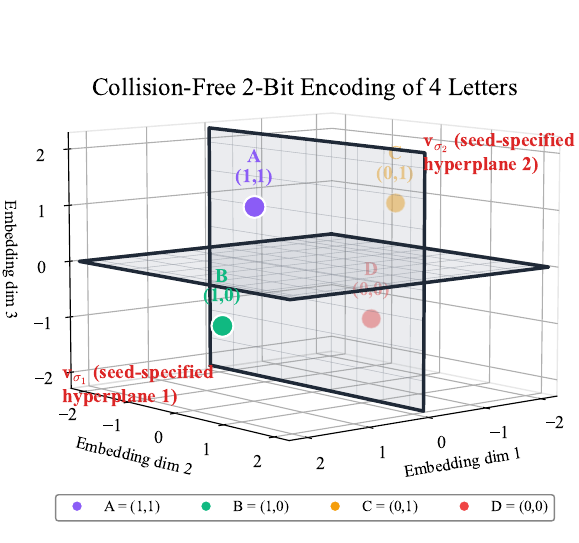

Generate this figure with Python:
"""
Visualization of hyperplane-based encoding for steganography.

Shows how 2 hyperplanes partition embedding space into 4 regions,
each encoding a different letter (A, B, C, D) with 2 bits.
"""

import numpy as np
import matplotlib.pyplot as plt
from mpl_toolkits.mplot3d import Axes3D  # noqa: F401
from matplotlib import rcParams

# --- Professional styling ---
rcParams["font.family"] = "serif"
rcParams["font.serif"] = ["Times New Roman", "DejaVu Serif", "Liberation Serif"]
rcParams["mathtext.fontset"] = "cm"
rcParams["axes.labelsize"] = 18
rcParams["axes.titlesize"] = 20
rcParams["legend.fontsize"] = 14
rcParams["xtick.labelsize"] = 13
rcParams["ytick.labelsize"] = 13

# Distinct colors for each letter (matching bucketing visualization style)
LETTER_COLORS = {
    "A": "#8B5CF6",  # Purple (in front of both)
    "B": "#10B981",  # Teal (in front of horizontal, behind vertical)
    "C": "#F59E0B",  # Amber (behind horizontal, in front of vertical)
    "D": "#EF4444",  # Red (behind both)
}
PLANE_COLOR = "#9CA3AF"  # Light gray (same as bucketing)
EDGE_COLOR = "#1F2937"   # Dark edge
ARROW_COLOR = "#DC2626"  # Red (same as bucketing)
PLANE_ALPHA = 0.2


def create_hyperplane_encoding_visualization(
    seed: int = 42,
    save_path: str = "hyperplane_encoding.png",
    dpi: int = 300,
):
    """
    Create a 3D visualization showing 2 hyperplanes encoding 4 letters.

    Args:
        seed: Random seed for reproducibility
        save_path: Output file path
        dpi: Resolution for saved figure
    """
    # Horizontal plane: z=0
    # Vertical plane: x=0
    # Points positioned so depth ordering is clear from view angle

    # A: x>0, z>0 (in front of both) - closest to viewer
    # B: x>0, z<0 (behind horizontal)
    # C: x<0, z>0 (behind vertical)
    # D: x<0, z<0 (behind both) - furthest from viewer

    points = {
        "D": {"pos": np.array([-1.3, -0.3, -1.2]), "bits": "(0,0)", "zorder": 1, "alpha": 0.5},
        "B": {"pos": np.array([1.2, -0.4, -1.0]), "bits": "(1,0)", "zorder": 100, "alpha": 1.0},
        "C": {"pos": np.array([-1.2, 0.3, 1.0]), "bits": "(0,1)", "zorder": 1, "alpha": 0.5},
        "A": {"pos": np.array([1.3, 0.4, 1.2]), "bits": "(1,1)", "zorder": 100, "alpha": 1.0},
    }

    # --- Create figure (same size as bucketing) ---
    fig = plt.figure(figsize=(6, 5.5))
    ax = fig.add_subplot(111, projection="3d")
    ax.computed_zorder = False

    # Plot "covered" points first (D and C - behind the vertical plane)
    for letter in ["D", "C"]:
        data = points[letter]
        pos = data["pos"]
        bits = data["bits"]
        color = LETTER_COLORS[letter]
        ax.scatter(
            [pos[0]], [pos[1]], [pos[2]],
            s=200, c=color, edgecolors="white", linewidths=1.0,
            alpha=data["alpha"], zorder=data["zorder"], depthshade=False
        )
        ax.text(
            pos[0], pos[1], pos[2] + 0.35,
            f"{letter}\n{bits}",
            fontsize=14, ha="center", va="bottom",
            fontweight="bold", color=color, alpha=data["alpha"],
            zorder=data["zorder"] + 1
        )

    # --- Draw horizontal plane (z=0) ---
    plane_range = 2.2
    grid_n = 18
    x_vals = np.linspace(-plane_range, plane_range, grid_n)
    y_vals = np.linspace(-plane_range, plane_range, grid_n)
    X_h, Y_h = np.meshgrid(x_vals, y_vals)
    Z_h = np.zeros_like(X_h)

    ax.plot_surface(
        X_h, Y_h, Z_h,
        alpha=PLANE_ALPHA, color=PLANE_COLOR,
        edgecolor="#6B7280",
        linewidth=0.4,
        rstride=2, cstride=2,
        shade=False,
        zorder=10,
    )

    # Horizontal plane border
    corners_h = [
        [-plane_range, -plane_range, 0],
        [plane_range, -plane_range, 0],
        [plane_range, plane_range, 0],
        [-plane_range, plane_range, 0],
        [-plane_range, -plane_range, 0],
    ]
    ax.plot(
        [c[0] for c in corners_h],
        [c[1] for c in corners_h],
        [c[2] for c in corners_h],
        color=EDGE_COLOR, linewidth=2.5, zorder=11
    )

    # --- Draw vertical plane (x=0) ---
    y_vals_v = np.linspace(-plane_range, plane_range, grid_n)
    z_vals_v = np.linspace(-plane_range, plane_range, grid_n)
    Y_v, Z_v = np.meshgrid(y_vals_v, z_vals_v)
    X_v = np.zeros_like(Y_v)

    ax.plot_surface(
        X_v, Y_v, Z_v,
        alpha=PLANE_ALPHA, color=PLANE_COLOR,
        edgecolor="#6B7280",
        linewidth=0.4,
        rstride=2, cstride=2,
        shade=False,
        zorder=10,
    )

    # Vertical plane border
    corners_v = [
        [0, -plane_range, -plane_range],
        [0, plane_range, -plane_range],
        [0, plane_range, plane_range],
        [0, -plane_range, plane_range],
        [0, -plane_range, -plane_range],
    ]
    ax.plot(
        [c[0] for c in corners_v],
        [c[1] for c in corners_v],
        [c[2] for c in corners_v],
        color=EDGE_COLOR, linewidth=2.5, zorder=11
    )

    # --- Add text labels for the seed-specified hyperplanes ---
    # Label for hyperplane 1 (bottom left corner of vertical plane)
    ax.text2D(
        0.05, 0.25,
        r"$\mathbf{v}_{\sigma_1}$" + " (seed-specified\nhyperplane 1)",
        fontsize=14, ha="left", va="bottom", color=ARROW_COLOR,
        fontweight="bold", transform=ax.transAxes,
        zorder=10000
    )

    # Label for hyperplane 2 (top right corner of vertical plane)
    ax.text2D(
        0.72, 0.68,
        r"$\mathbf{v}_{\sigma_2}$" + " (seed-specified\nhyperplane 2)",
        fontsize=14, ha="left", va="bottom", color=ARROW_COLOR,
        fontweight="bold", transform=ax.transAxes,
        zorder=10000
    )

    # Plot "bright" points last (A and B - in front of the vertical plane)
    for letter in ["B", "A"]:
        data = points[letter]
        pos = data["pos"]
        bits = data["bits"]
        color = LETTER_COLORS[letter]
        ax.scatter(
            [pos[0]], [pos[1]], [pos[2]],
            s=250, c=color, edgecolors="white", linewidths=1.5,
            alpha=data["alpha"], zorder=data["zorder"], depthshade=False
        )
        ax.text(
            pos[0], pos[1], pos[2] + 0.35,
            f"{letter}\n{bits}",
            fontsize=14, ha="center", va="bottom",
            fontweight="bold", color=color, alpha=data["alpha"],
            zorder=data["zorder"] + 1
        )

    # --- Styling (matching hyperplane_bucketing.py) ---
    ax.set_xlabel("Embedding dim 1", labelpad=8, fontsize=12)
    ax.set_ylabel("Embedding dim 2", labelpad=8, fontsize=12)
    ax.set_zlabel("Embedding dim 3", labelpad=4, fontsize=12)

    ax.xaxis.set_major_locator(plt.MaxNLocator(5))
    ax.yaxis.set_major_locator(plt.MaxNLocator(5))
    ax.zaxis.set_major_locator(plt.MaxNLocator(5))

    ax.set_title(
        "Collision-Free 2-Bit Encoding of 4 Letters",
        pad=-8, fontsize=18, y=0.92
    )

    # Tight bounds (similar approach to bucketing)
    bound = 2.2
    ax.set_xlim(-bound, bound)
    ax.set_ylim(-bound, bound)
    ax.set_zlim(-bound, bound)

    # View angle (similar to bucketing: elev=8, azim=50)
    ax.view_init(elev=8, azim=50)

    # Remove grid clutter
    ax.xaxis.pane.fill = False
    ax.yaxis.pane.fill = False
    ax.zaxis.pane.fill = False
    ax.xaxis.pane.set_edgecolor("lightgray")
    ax.yaxis.pane.set_edgecolor("lightgray")
    ax.zaxis.pane.set_edgecolor("lightgray")
    ax.grid(True, alpha=0.3, linestyle="--")

    # --- Add legend at bottom ---
    from matplotlib.lines import Line2D
    legend_elements = [
        Line2D([0], [0], marker='o', color='w', markerfacecolor=LETTER_COLORS["A"],
               markersize=8, label='A = (1,1)'),
        Line2D([0], [0], marker='o', color='w', markerfacecolor=LETTER_COLORS["B"],
               markersize=8, label='B = (1,0)'),
        Line2D([0], [0], marker='o', color='w', markerfacecolor=LETTER_COLORS["C"],
               markersize=8, label='C = (0,1)'),
        Line2D([0], [0], marker='o', color='w', markerfacecolor=LETTER_COLORS["D"],
               markersize=8, label='D = (0,0)'),
    ]
    ax.legend(
        handles=legend_elements,
        loc="upper center",
        bbox_to_anchor=(0.5, 0.10),
        ncol=4,
        framealpha=0.95,
        edgecolor="gray",
        fontsize=11
    )

    plt.subplots_adjust(left=-0.05, right=1.0, top=0.98, bottom=0.0)
    plt.savefig(save_path, dpi=dpi, bbox_inches="tight", facecolor="white", pad_inches=0.02)
    plt.close()
    print(f"Saved: {save_path}")


if __name__ == "__main__":
    import os

    script_dir = os.path.dirname(os.path.abspath(__file__))

    png_path = os.path.join(script_dir, "hyperplane_encoding.png")
    pdf_path = os.path.join(script_dir, "hyperplane_encoding.pdf")

    create_hyperplane_encoding_visualization(seed=42, save_path=png_path)
    create_hyperplane_encoding_visualization(seed=42, save_path=pdf_path)
